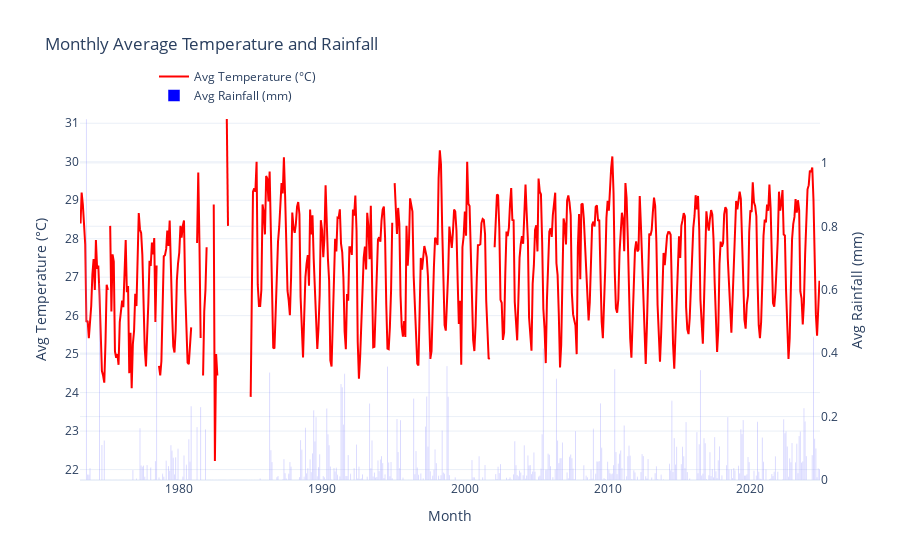

Here is the notebook cell this chart was saved with:
### Code cell
import pandas as pd
import plotly.graph_objects as go

# Assuming weather is a DataFrame with a DateTime index
monthly_avg = weather.resample('M').mean()

# Create a figure
fig = go.Figure()

# Add temperature line
fig.add_trace(go.Scatter(
    x=monthly_avg.index,
    y=monthly_avg['temp_avg_°c'],
    mode='lines',
    name='Avg Temperature (°C)',
    line=dict(color='red'),
    yaxis='y1'
))

# Add rainfall bar
fig.add_trace(go.Bar(
    x=monthly_avg.index,
    y=monthly_avg['prcp'],
    name='Avg Rainfall (mm)',
    marker=dict(color='blue', opacity=0.3),
    yaxis='y2'
))

# Update layout to add y-axes and title
fig.update_layout(
    title="Monthly Average Temperature and Rainfall",
    xaxis_title="Month",
    yaxis_title="Avg Temperature (°C)",
    yaxis2=dict(
        title="Avg Rainfall (mm)",
        overlaying='y',
        side='right'
    ),
    legend=dict(x=0.1, y=1.1),
    template="plotly_white"
)

# Show the figure
fig.show()

### Figure 1 — Plotly figure (JSON) as saved in the notebook; plotly's stock layout.template omitted (floating-point values rounded to 4 significant figures; data arrays with more than 128 entries replaced by an {"elided": "..."} marker saying what was removed)
{"data": [{"line": {"color": "red"}, "mode": "lines", "name": "Avg Temperature (°C)", "type": "scatter", "x": {"elided": "622 str values"}, "y": {"elided": "622 float values"}, "yaxis": "y"}, {"marker": {"color": "blue", "opacity": 0.3}, "name": "Avg Rainfall (mm)", "type": "bar", "x": {"elided": "622 str values"}, "y": {"elided": "622 float values"}, "yaxis": "y2"}], "layout": {"autosize": true, "legend": {"x": 0.1, "y": 1.1}, "title": {"text": "Monthly Average Temperature and Rainfall"}, "xaxis": {"autorange": true, "range": ["1973-01-17", "2024-11-14"], "title": {"text": "Month"}, "type": "date"}, "yaxis": {"autorange": true, "range": [21.73, 31.6], "title": {"text": "Avg Temperature (°C)"}, "type": "linear"}, "yaxis2": {"autorange": true, "overlaying": "y", "range": [0, 1.198], "side": "right", "title": {"text": "Avg Rainfall (mm)"}, "type": "linear"}}}
